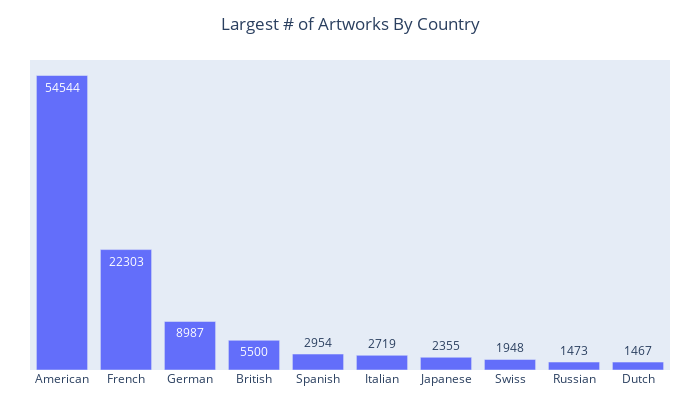

Source (notebook cell):
### Code cell
# nationality with highest frequency of art pieces
top_nations = moma['nationality'].value_counts().rename_axis('nationality').reset_index(name='counts')
top_nations = top_nations[0:11]
top_nations = top_nations.drop(index=2)
top_nations
prettifybar(top_nations, 'nationality', 'counts', 'Largest # of Artworks By Country')

### Figure 1 — Plotly figure (JSON) as saved in the notebook; plotly's stock layout.template omitted (floating-point values rounded to 4 significant figures)
{"data": [{"alignmentgroup": "True", "hovertemplate": "nationality=%{x}<br>counts=%{text}<extra></extra>", "legendgroup": "", "marker": {"color": "#636efa", "pattern": {"shape": ""}}, "name": "", "offsetgroup": "", "orientation": "v", "showlegend": false, "text": [54540.0, 22300.0, 8987.0, 5500.0, 2954.0, 2719.0, 2355.0, 1948.0, 1473.0, 1467.0], "textposition": "auto", "type": "bar", "x": ["American", "French", "German", "British", "Spanish", "Italian", "Japanese", "Swiss", "Russian", "Dutch"], "xaxis": "x", "y": [54544, 22303, 8987, 5500, 2954, 2719, 2355, 1948, 1473, 1467], "yaxis": "y"}], "layout": {"barmode": "relative", "height": 400, "legend": {"tracegroupgap": 0}, "margin": {"b": 30, "l": 30, "r": 30, "t": 60}, "title": {"text": "Largest # of Artworks By Country", "x": 0.5}, "uniformtext": {"minsize": 8, "mode": "hide"}, "width": 700, "xaxis": {"anchor": "y", "domain": [0.0, 1.0], "title": {}}, "yaxis": {"anchor": "x", "domain": [0.0, 1.0], "showticklabels": false, "title": {}, "visible": false}}}
